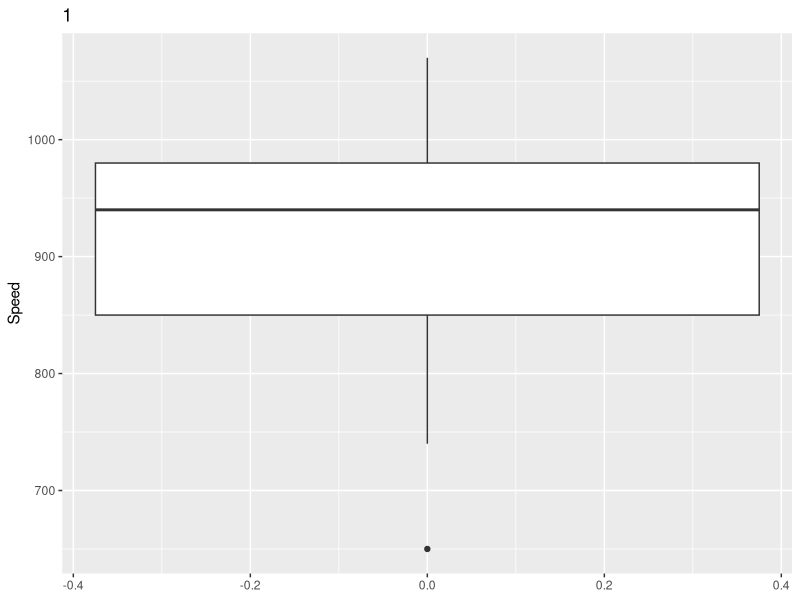
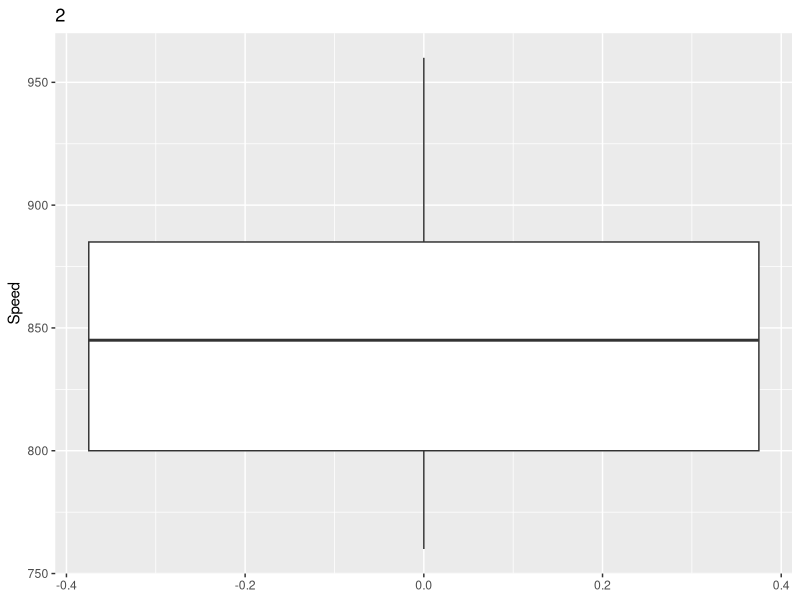
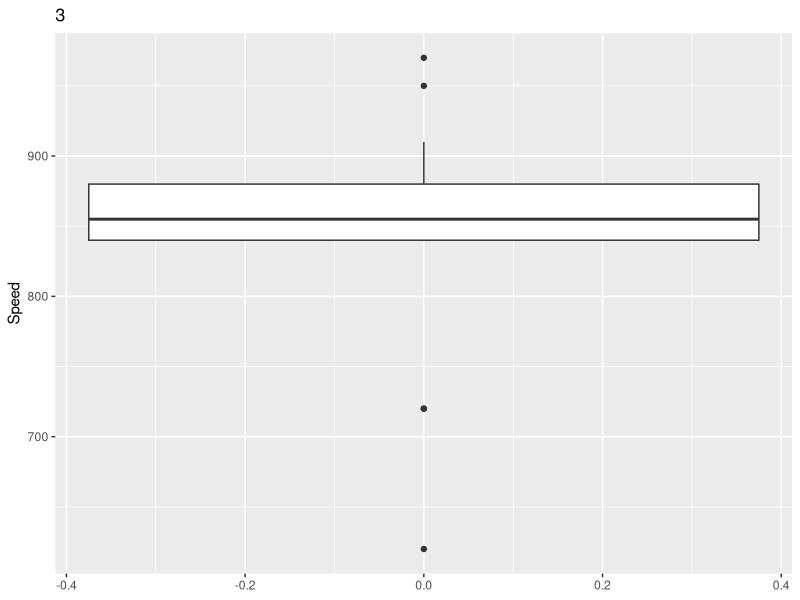
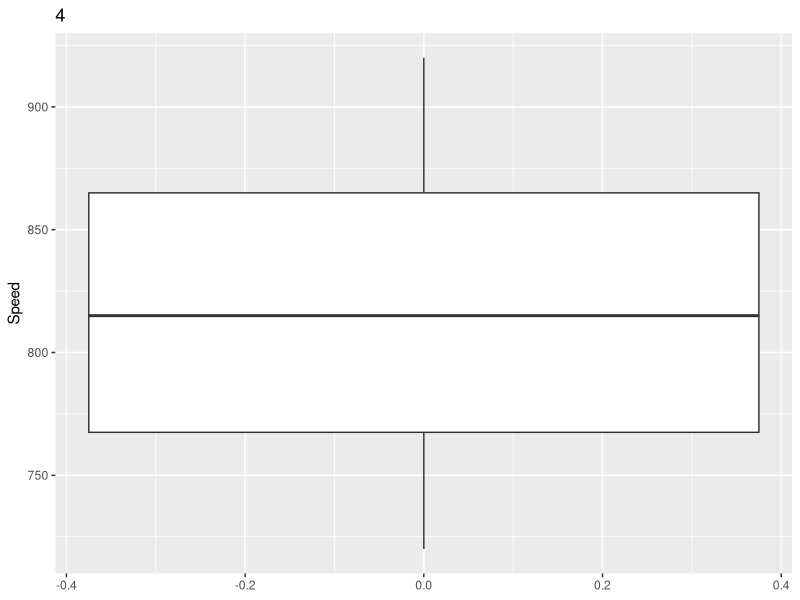
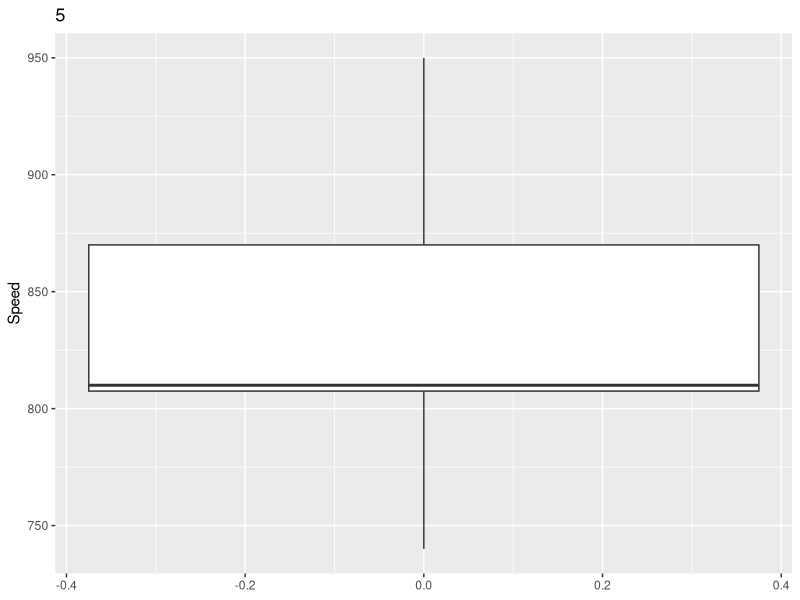
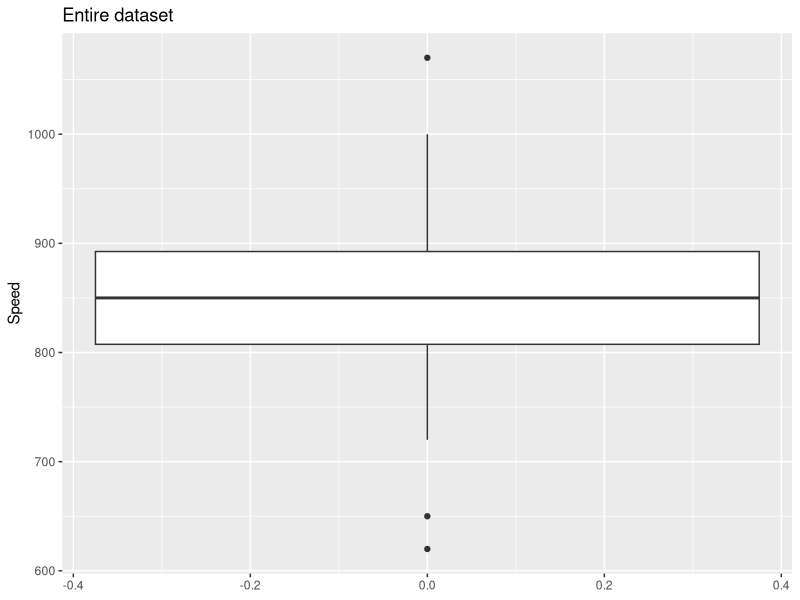
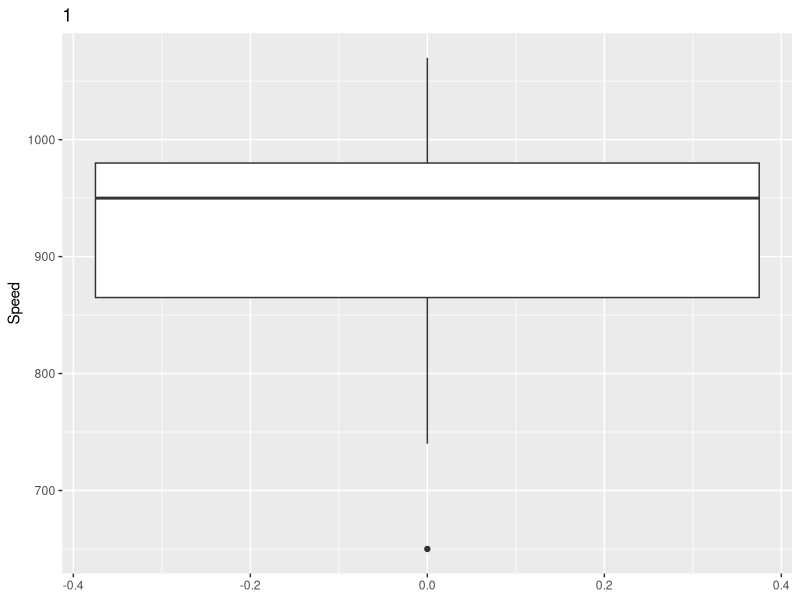
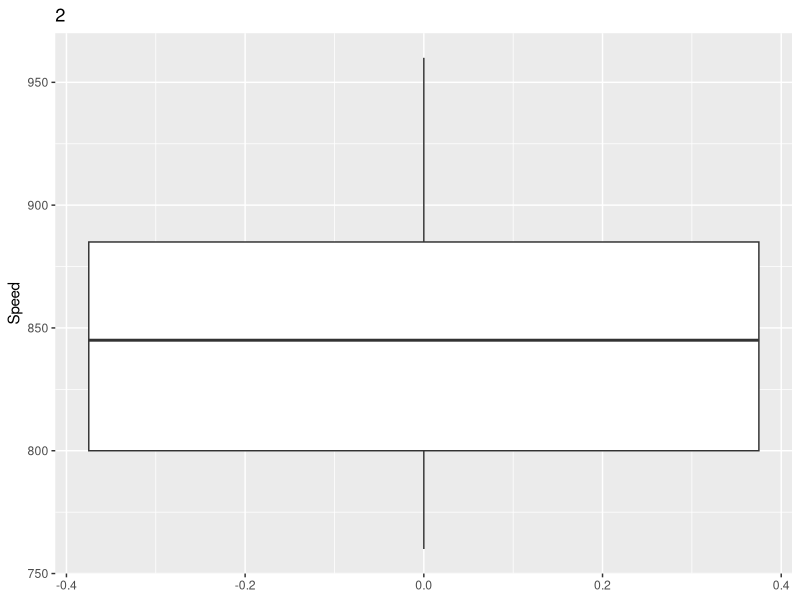

Generate these figures, in order, with R:
## ---- chunk 1
knitr::opts_chunk$set(echo = TRUE)
## ---- chunk 2
library(dplyr)
library(ggplot2)
## ---- chunk 3
data <- read.csv("humans-names.csv")
morleydata <- read.table("morley.dat",header=T)


## ---- chunk 4
expt = unique(morley$Expt)
expt.i = expt[1]
mu = c()
std = c()
idx.list = list()
for(expt.i in expt)
{
  morley.i = morley[morley$Expt==expt.i,]
  print(ggplot(morley.i,aes(y=Speed)) + geom_boxplot() + ggtitle(expt.i))
  q1 = quantile(morley.i$Speed, 0.25)
  q3 = quantile(morley.i$Speed, 0.75)
  IQR = 1.5*(q3-q1)
  
  idx = which(morley.i$Speed < (q1 - IQR) | morley.i$Speed > (q3+IQR))
  print(IQR)
  idx.list = c(idx.list, list(idx)) 

  
}
ggplot(morley,aes(y=Speed)) + geom_boxplot() + ggtitle("Entire dataset")
## ---- chunk 5
morleydata$Expt <- as.factor(morleydata$Expt)

head(morleydata)
## ---- chunk 6

i=1
index = c()
for (expt.i in expt)
{
  idx.expt = which(morley$Expt==expt.i)
  idx = idx.expt[1] + idx.list[[i]]
  i=i+1
  index = c(index,idx)
}
index = setdiff(1:nrow(morley),index)
morley = morley[index,]
## ---- chunk 7
for(expt.i in expt)
{
  morley.i = morley[morley$Expt==expt.i,]
  print(ggplot(morley.i,aes(y=Speed)) + geom_boxplot() + ggtitle(expt.i))
}
## ---- chunk 8
morleydata %>% filter(Expt == 1) %>% select(Speed) %>% lapply(quantile)
## ---- chunk 9
morleydata %>% filter(Expt == 1) %>% select(Speed) %>% filter(Speed <= 655)
